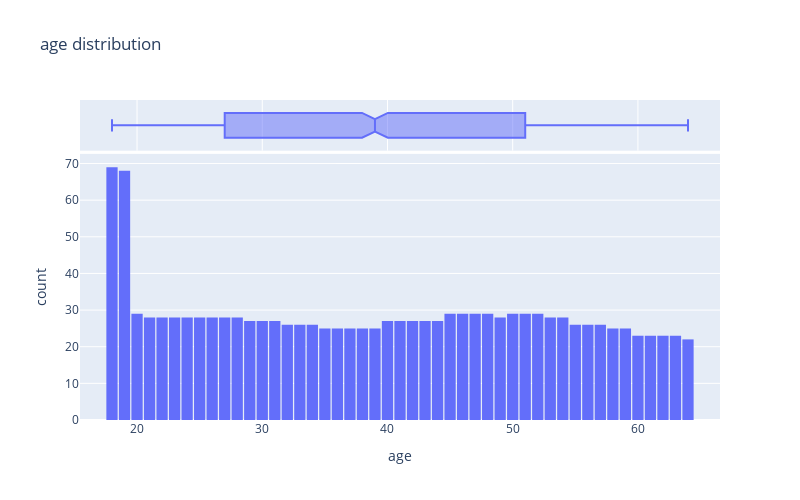

Here is the notebook cell this chart was saved with:
### Code cell
medical_df.age.describe()
fig = px.histogram(medical_df,x='age',marginal='box',nbins=47,title="age distribution")
fig.update_layout(bargap=0.1)
fig.update_layout(width=800, height=500) 
fig.show()

### Figure 1 — Plotly figure (JSON) as saved in the notebook; plotly's stock layout.template omitted (floating-point values rounded to 4 significant figures; data arrays with more than 128 entries replaced by an {"elided": "..."} marker saying what was removed)
{"data": [{"alignmentgroup": "True", "bingroup": "x", "hovertemplate": "age=%{x}<br>count=%{y}<extra></extra>", "legendgroup": "", "marker": {"color": "#636efa", "pattern": {"shape": ""}}, "name": "", "nbinsx": 47, "offsetgroup": "", "orientation": "v", "showlegend": false, "type": "histogram", "x": {"elided": "1338 int values"}, "xaxis": "x", "yaxis": "y"}, {"alignmentgroup": "True", "hovertemplate": "age=%{x}<extra></extra>", "legendgroup": "", "marker": {"color": "#636efa"}, "name": "", "notched": true, "offsetgroup": "", "showlegend": false, "type": "box", "x": {"elided": "1338 int values"}, "xaxis": "x2", "yaxis": "y2"}], "layout": {"bargap": 0.1, "barmode": "relative", "height": 500, "legend": {"tracegroupgap": 0}, "title": {"text": "age distribution"}, "width": 800, "xaxis": {"anchor": "y", "domain": [0, 1], "title": {"text": "age"}}, "xaxis2": {"anchor": "y2", "domain": [0, 1], "matches": "x", "showgrid": true, "showticklabels": false}, "yaxis": {"anchor": "x", "domain": [0, 0.8316], "title": {"text": "count"}}, "yaxis2": {"anchor": "x2", "domain": [0.8416, 1], "matches": "y2", "showgrid": false, "showline": false, "showticklabels": false, "ticks": ""}}}
